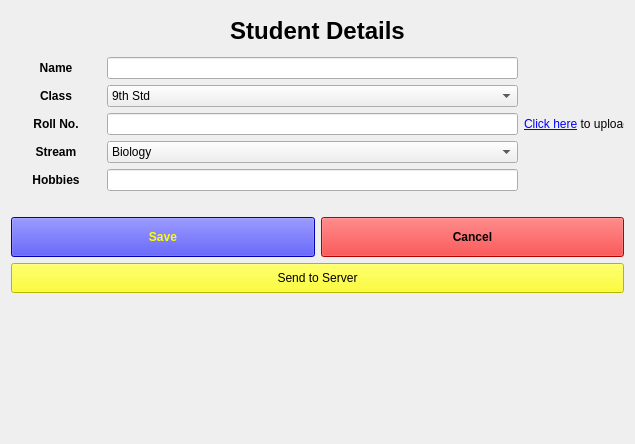
<?xml version="1.0" encoding="UTF-8"?>
<ui version="4.0">
 <class>adddata</class>
 <widget class="QWidget" name="adddata">
  <property name="geometry">
   <rect>
    <x>0</x>
    <y>0</y>
    <width>635</width>
    <height>444</height>
   </rect>
  </property>
  <property name="windowTitle">
   <string>Form</string>
  </property>
  <property name="styleSheet">
   <string notr="true">border: 1px solid black;
QSplitter::handle {
    border: none; /* or border-width: 0; */
}</string>
  </property>
  <layout class="QHBoxLayout" name="horizontalLayout_3">
   <item>
    <layout class="QVBoxLayout" name="verticalLayout_2">
     <item>
      <widget class="QLabel" name="label">
       <property name="sizePolicy">
        <sizepolicy hsizetype="Preferred" vsizetype="Fixed">
         <horstretch>0</horstretch>
         <verstretch>0</verstretch>
        </sizepolicy>
       </property>
       <property name="minimumSize">
        <size>
         <width>0</width>
         <height>40</height>
        </size>
       </property>
       <property name="font">
        <font>
         <pointsize>18</pointsize>
         <weight>75</weight>
         <bold>true</bold>
        </font>
       </property>
       <property name="text">
        <string>Student Details</string>
       </property>
       <property name="alignment">
        <set>Qt::AlignCenter</set>
       </property>
      </widget>
     </item>
     <item>
      <layout class="QHBoxLayout" name="horizontalLayout_11">
       <item>
        <layout class="QVBoxLayout" name="verticalLayout">
         <item>
          <layout class="QHBoxLayout" name="horizontalLayout">
           <item>
            <widget class="QLabel" name="Name">
             <property name="sizePolicy">
              <sizepolicy hsizetype="Fixed" vsizetype="Preferred">
               <horstretch>0</horstretch>
               <verstretch>0</verstretch>
              </sizepolicy>
             </property>
             <property name="maximumSize">
              <size>
               <width>90</width>
               <height>16777215</height>
              </size>
             </property>
             <property name="font">
              <font>
               <weight>75</weight>
               <bold>true</bold>
              </font>
             </property>
             <property name="text">
              <string>Name</string>
             </property>
             <property name="alignment">
              <set>Qt::AlignCenter</set>
             </property>
            </widget>
           </item>
           <item>
            <widget class="QLineEdit" name="NameEdit">
             <property name="sizePolicy">
              <sizepolicy hsizetype="Preferred" vsizetype="Fixed">
               <horstretch>0</horstretch>
               <verstretch>0</verstretch>
              </sizepolicy>
             </property>
            </widget>
           </item>
          </layout>
         </item>
         <item>
          <layout class="QHBoxLayout" name="horizontalLayout_7">
           <item>
            <widget class="QLabel" name="Class">
             <property name="sizePolicy">
              <sizepolicy hsizetype="Fixed" vsizetype="Preferred">
               <horstretch>0</horstretch>
               <verstretch>0</verstretch>
              </sizepolicy>
             </property>
             <property name="maximumSize">
              <size>
               <width>90</width>
               <height>16777215</height>
              </size>
             </property>
             <property name="font">
              <font>
               <weight>75</weight>
               <bold>true</bold>
              </font>
             </property>
             <property name="text">
              <string>Class</string>
             </property>
             <property name="alignment">
              <set>Qt::AlignCenter</set>
             </property>
            </widget>
           </item>
           <item>
            <widget class="QComboBox" name="ClassBox">
             <item>
              <property name="text">
               <string>9th Std</string>
              </property>
             </item>
             <item>
              <property name="text">
               <string>10th Std</string>
              </property>
             </item>
             <item>
              <property name="text">
               <string>11th Std</string>
              </property>
             </item>
             <item>
              <property name="text">
               <string>12th Std</string>
              </property>
             </item>
            </widget>
           </item>
          </layout>
         </item>
         <item>
          <layout class="QHBoxLayout" name="horizontalLayout_8">
           <item>
            <widget class="QLabel" name="RollNo">
             <property name="sizePolicy">
              <sizepolicy hsizetype="Fixed" vsizetype="Preferred">
               <horstretch>0</horstretch>
               <verstretch>0</verstretch>
              </sizepolicy>
             </property>
             <property name="maximumSize">
              <size>
               <width>90</width>
               <height>16777215</height>
              </size>
             </property>
             <property name="font">
              <font>
               <weight>75</weight>
               <bold>true</bold>
              </font>
             </property>
             <property name="text">
              <string>Roll No.</string>
             </property>
             <property name="alignment">
              <set>Qt::AlignCenter</set>
             </property>
            </widget>
           </item>
           <item>
            <widget class="QLineEdit" name="RollEdit">
             <property name="sizePolicy">
              <sizepolicy hsizetype="Preferred" vsizetype="Fixed">
               <horstretch>0</horstretch>
               <verstretch>0</verstretch>
              </sizepolicy>
             </property>
            </widget>
           </item>
          </layout>
         </item>
         <item>
          <layout class="QHBoxLayout" name="horizontalLayout_9">
           <item>
            <widget class="QLabel" name="Stream">
             <property name="sizePolicy">
              <sizepolicy hsizetype="Fixed" vsizetype="Preferred">
               <horstretch>0</horstretch>
               <verstretch>0</verstretch>
              </sizepolicy>
             </property>
             <property name="maximumSize">
              <size>
               <width>90</width>
               <height>16777215</height>
              </size>
             </property>
             <property name="font">
              <font>
               <weight>75</weight>
               <bold>true</bold>
              </font>
             </property>
             <property name="text">
              <string>Stream</string>
             </property>
             <property name="alignment">
              <set>Qt::AlignCenter</set>
             </property>
            </widget>
           </item>
           <item>
            <widget class="QComboBox" name="streamBox">
             <property name="maximumSize">
              <size>
               <width>16777215</width>
               <height>16777215</height>
              </size>
             </property>
             <item>
              <property name="text">
               <string>Biology</string>
              </property>
             </item>
             <item>
              <property name="text">
               <string>Chemistry</string>
              </property>
             </item>
             <item>
              <property name="text">
               <string>Physics</string>
              </property>
             </item>
            </widget>
           </item>
          </layout>
         </item>
         <item>
          <layout class="QHBoxLayout" name="horizontalLayout_10">
           <item>
            <widget class="QLabel" name="Hobbies">
             <property name="sizePolicy">
              <sizepolicy hsizetype="Fixed" vsizetype="Preferred">
               <horstretch>0</horstretch>
               <verstretch>0</verstretch>
              </sizepolicy>
             </property>
             <property name="maximumSize">
              <size>
               <width>90</width>
               <height>16777215</height>
              </size>
             </property>
             <property name="font">
              <font>
               <weight>75</weight>
               <bold>true</bold>
              </font>
             </property>
             <property name="text">
              <string>Hobbies</string>
             </property>
             <property name="alignment">
              <set>Qt::AlignCenter</set>
             </property>
            </widget>
           </item>
           <item>
            <widget class="QLineEdit" name="HobbyEdit">
             <property name="sizePolicy">
              <sizepolicy hsizetype="Fixed" vsizetype="Fixed">
               <horstretch>0</horstretch>
               <verstretch>0</verstretch>
              </sizepolicy>
             </property>
             <property name="maximumSize">
              <size>
               <width>16777</width>
               <height>16777215</height>
              </size>
             </property>
             <property name="inputMethodHints">
              <set>Qt::ImhMultiLine</set>
             </property>
            </widget>
           </item>
          </layout>
         </item>
        </layout>
       </item>
       <item>
        <widget class="QLabel" name="Photolabel">
         <property name="sizePolicy">
          <sizepolicy hsizetype="Ignored" vsizetype="Fixed">
           <horstretch>0</horstretch>
           <verstretch>0</verstretch>
          </sizepolicy>
         </property>
         <property name="minimumSize">
          <size>
           <width>0</width>
           <height>120</height>
          </size>
         </property>
         <property name="maximumSize">
          <size>
           <width>100</width>
           <height>120</height>
          </size>
         </property>
         <property name="text">
          <string>&lt;a href=&quot;https://www.example.com&quot;&gt;Click here&lt;/a&gt; to upload</string>
         </property>
         <property name="alignment">
          <set>Qt::AlignCenter</set>
         </property>
        </widget>
       </item>
      </layout>
     </item>
     <item>
      <widget class="QLabel" name="warninglabel">
       <property name="sizePolicy">
        <sizepolicy hsizetype="Preferred" vsizetype="Fixed">
         <horstretch>0</horstretch>
         <verstretch>0</verstretch>
        </sizepolicy>
       </property>
       <property name="frameShadow">
        <enum>QFrame::Plain</enum>
       </property>
       <property name="text">
        <string/>
       </property>
      </widget>
     </item>
     <item>
      <layout class="QHBoxLayout" name="horizontalLayout_2">
       <property name="sizeConstraint">
        <enum>QLayout::SetFixedSize</enum>
       </property>
       <item>
        <widget class="QPushButton" name="SaveBtn">
         <property name="minimumSize">
          <size>
           <width>0</width>
           <height>40</height>
          </size>
         </property>
         <property name="font">
          <font>
           <weight>75</weight>
           <bold>true</bold>
          </font>
         </property>
         <property name="styleSheet">
          <string notr="true">background-color: blue;
color: yellow;</string>
         </property>
         <property name="text">
          <string>Save</string>
         </property>
        </widget>
       </item>
       <item>
        <widget class="QPushButton" name="CancelBtn">
         <property name="minimumSize">
          <size>
           <width>0</width>
           <height>40</height>
          </size>
         </property>
         <property name="font">
          <font>
           <weight>75</weight>
           <bold>true</bold>
          </font>
         </property>
         <property name="styleSheet">
          <string notr="true">background-color:red;
</string>
         </property>
         <property name="text">
          <string>Cancel</string>
         </property>
        </widget>
       </item>
      </layout>
     </item>
     <item>
      <widget class="QPushButton" name="Server">
       <property name="minimumSize">
        <size>
         <width>0</width>
         <height>30</height>
        </size>
       </property>
       <property name="styleSheet">
        <string notr="true">background-color: yellow;</string>
       </property>
       <property name="text">
        <string>Send to Server</string>
       </property>
      </widget>
     </item>
     <item>
      <spacer name="verticalSpacer_2">
       <property name="orientation">
        <enum>Qt::Vertical</enum>
       </property>
       <property name="sizeHint" stdset="0">
        <size>
         <width>20</width>
         <height>40</height>
        </size>
       </property>
      </spacer>
     </item>
    </layout>
   </item>
  </layout>
 </widget>
 <resources/>
 <connections/>
</ui>
